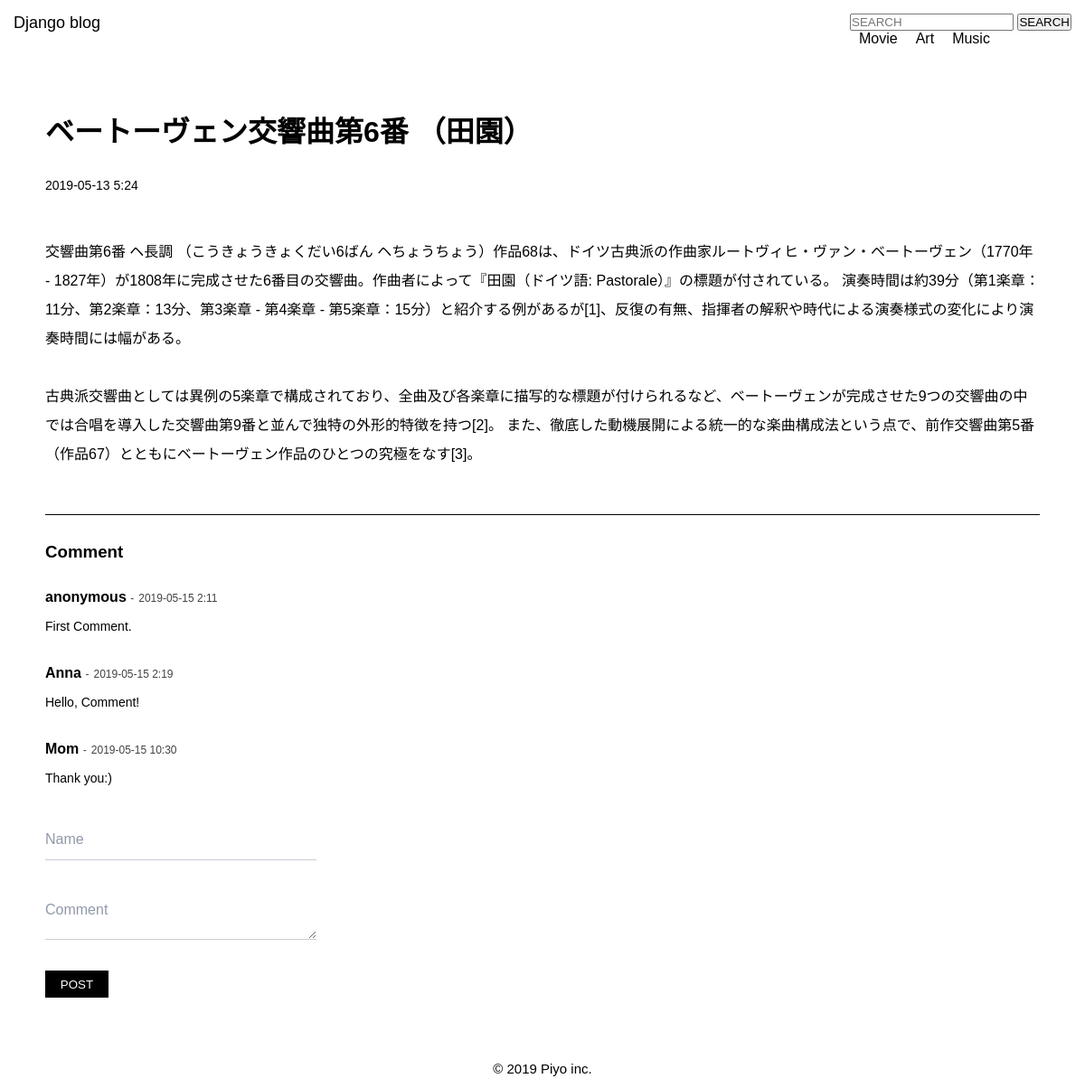
/detail/3, run on the app's committed database.
### blog/models.py (models this page shows, shortened)
class Category(models.Model):
    name = models.CharField('Category Name', max_length=255)
    created_at = models.DateTimeField('Create Date', default=timezone.now)

class Post(models.Model):
    title = models.CharField('Title', max_length=255)
    text = models.TextField('Text')
    category = models.ForeignKey(
        Category, verbose_name='Category', on_delete=models.PROTECT
    )
    created_at = models.DateTimeField('Create Date', default=timezone.now)

class Comment(models.Model):
    name = models.CharField('Name', max_length=30, blank=True, default='anonymous')
    text = models.TextField('Comment')
    post = models.ForeignKey(
        Post, verbose_name='Post', on_delete=models.CASCADE
    )
    created_at = models.DateTimeField('Create Date', default=timezone.now)

### blog/views.py (the view, shortened to what this page needs)
# urls.py: path('detail/<int:pk>', views.DetailView.as_view(), name='detail'),
class DetailView(ModelFormMixin, generic.DetailView):
    model = Post
    form_class = CommentCreateForm

### blog/forms.py
class CommentCreateForm(forms.ModelForm):
    class Meta:
        model = Comment
        fields = ('name', 'text')
        widgets = {
            'text': forms.Textarea(attrs={'placeholder': 'Enter description here'})
        }

### blog/context_processors.py (called while the page is built)
def common(request):
    context = {
        'category_list': Category.objects.all()
    }
    return context

### blog/templates/blog/post_detail.html (shortened to what this page needs)
{% extends 'blog/base.html' %}
{% block content %}
    <div class="post">
        <h1 class="post__title">{{ post.title }}</h1>
        <span class="post_create-date">{{ post.created_at | date:"Y-m-d f" }}</span>
        <div class="post__text">{{ post.text | linebreaksbr }}</div>
    </div>
    <div class="comment">
        <h3 class="comment-title">Comment</h3>
        {%  for comment in post.comment_set.all %}
            <div class="comment-list">
                <span class="comment-list__name">{{ comment.name }}</span>
                <span class="comment-list__date">{{ comment.created_at | date:"Y-m-d f" }}</span>
                <p  class="comment-list__text">{{ comment.text | linebreaksbr }}</p>
            </div>
        {% endfor %}
        <form class="comment-form" method="post" autocomplete="off">
            <label class="comment-form__item">
                <input class="input" type="text" name="name" placeholder="&nbsp;" required />
                <span class="label">Name</span>
            </label>
            <label class="comment-form__item">
                <textarea class="input" name="text" placeholder="&nbsp;" required></textarea>
                <span class="label">Comment</span>
            </label>
            <button class="comment-form__button" type="submit">POST</button>
        </form>
    </div>
{% endblock %}

### blog/templates/blog/base.html (shortened to what this page needs)
{% load static %}
<!DOCTYPE html>
<html lang="ja">
    <head>
        <link rel="stylesheet" href="{% static 'css/style.css' %}">
    </head>
    <body>
        <div class="wrapper">
            <header class="header">
                <div class="header-title">
                    <a href="{% url 'blog:index' %}">Django blog</a>
                </div>
                <nav class="header-nav">
                    <form class="header-nav__form" action="{% url 'blog:index' %}" method="get">
                        <input type="text" name="keyword" placeholder="SEARCH" />
                        <button type="submit">SEARCH</button>
                    </form>
                    <ul>
                        {% for category in category_list %}
                            <li><a href="{% url 'blog:category' category.pk %}">{{ category.name }}</a></li>
                        {% endfor %}
                    </ul>
                </nav>
            </header>
            <div class="container">
                {% block content %}
                {% endblock %}
            </div>
            <footer class="footer">
                <p class="footer__copyright">&copy; 2019 Piyo inc.</p>
            </footer>
        </div>
    </body>
</html>

### blog/static/css/style.css (style rules this page uses)
* { margin: 0; padding: 0; box-sizing: border-box; font-family: 'New Gulim', 'arial', sans-serif }
a { position: relative; display: inline-block; color: #000; text-decoration: none; }
a::after { position: absolute; bottom: -4px; left: 0; content: ''; width: 100%; height: 1px; background: #333; transform: scale(0, 1); transform-origin: left top; transition: transform .3s; }
ul { list-style: none; }
html, body { width: 100%; height:100%; }
.wrapper { position: relative; width: 100%; height: auto !important; height: 100%; min-height: 100%; }
.header { display: flex; padding: 15px; width: 100%; height: 100px; justify-content: space-between; }
.header-title { font-size: 18px; }
.header-nav ul { display: flex; }
.header-nav ul li { margin: 0 10px; }
.container { margin: 0 auto; padding: 20px 50px; width: 100%; max-width: 1280px; }
.post { margin: 0 0 50px }
.post__title { margin-bottom: 30px; }
.post_create-date { display: inline-block; margin-bottom: 50px; font-size: 14px; }
.post__text { margin-bottom: 30px; line-height: 2; }
.comment { margin-bottom: 50px; padding: 30px 0; border-top: 1px solid #000000; }
.comment-title { margin-bottom: 30px }
.comment-list { margin-bottom: 20px; }
.comment-list__name { font-size: 16px; font-weight: bold; }
.comment-list__date { font-size: 12px; color: #424242; }
.comment-list__date:before { content: '-'; margin: 0 5px 0 0; }
.comment-list__text { padding: 15px 0; font-size: 14px; }
.comment-form__item { display: block; position: relative; margin-bottom: 30px; width: 300px; }
.comment-form__item .label { position: absolute; top: 16px; left: 0; font-size: 16px; color: #9098a9; transform-origin: 0 0; transition: all 0.2s ease; }
.comment-form__item .input { -webkit-appearance: none; width: 100%; border: 0; height: 48px; font-size: 16px; border-bottom: 1px solid #c8ccd4; transition: all 0.15s ease; }
.comment-form__item .input:not(:placeholder-shown) + span { color: #5a667f; transform: translateY(-26px) scale(0.75); }
.comment-form__item textarea.input { margin-top: 10px; }
.comment-form__button { display: inline-block; width: 70px; height: 30px; text-align: center; color: #ffffff; background: #000000; text-decoration: none; outline: none; border: none; }
.comment-form__button, .comment-form__button::before, .comment-form__button::after { -webkit-transition: all .3s; transition: all .3s; }
.footer { position:absolute; bottom:0; padding: 20px; width: 100%; height:50px; }
.footer__copyright { font-size: 15px; text-align: center; }

### data on the page
Category: name "Movie"
Category: name "Art"
Category: name "Music"
Post: title "ベートーヴェン交響曲第6番 （田園）", created_at "2019-05-13 5:24", text "交響曲第6番 ヘ長調 （こうきょうきょくだい6ばん ヘちょうちょう）作品68は、ドイツ古典派の作曲家ルートヴィヒ・ヴァン・ベートーヴェン（1770年 - 1827年）が1808年に完成させた6番目の交響曲。作曲者によって『田園（ドイツ語: Pastorale）』の標題が付されている。 演奏時間は約39分（第1楽章：11分、第2楽章：13分、第3楽章 - 第4楽章 - 第5楽章：15分）と紹介する例があるが[1]、反復の有無、指揮者の解釈や時代による演奏様式の変化により演奏時間には幅がある。 古典派交響曲としては異例の5楽章で構成されており、全曲及び各楽章に描写的な標題が付けられるなど、ベートーヴェンが完成させた9つの交響曲の中では合唱を導入した交響曲第9番と並んで独特の外形的特徴を持つ[2]。 また、徹底した動機展開による統一的な楽曲構成法という点で、前作交響曲第5番（作品67）とともにベートーヴェン作品のひとつの究極をなす[3]。"
Comment: name "anonymous", created_at "2019-05-15 2:11", text "First Comment."
Comment: name "Anna", created_at "2019-05-15 2:19", text "Hello, Comment!"
Comment: name "Mom", created_at "2019-05-15 10:30", text "Thank you:)"
